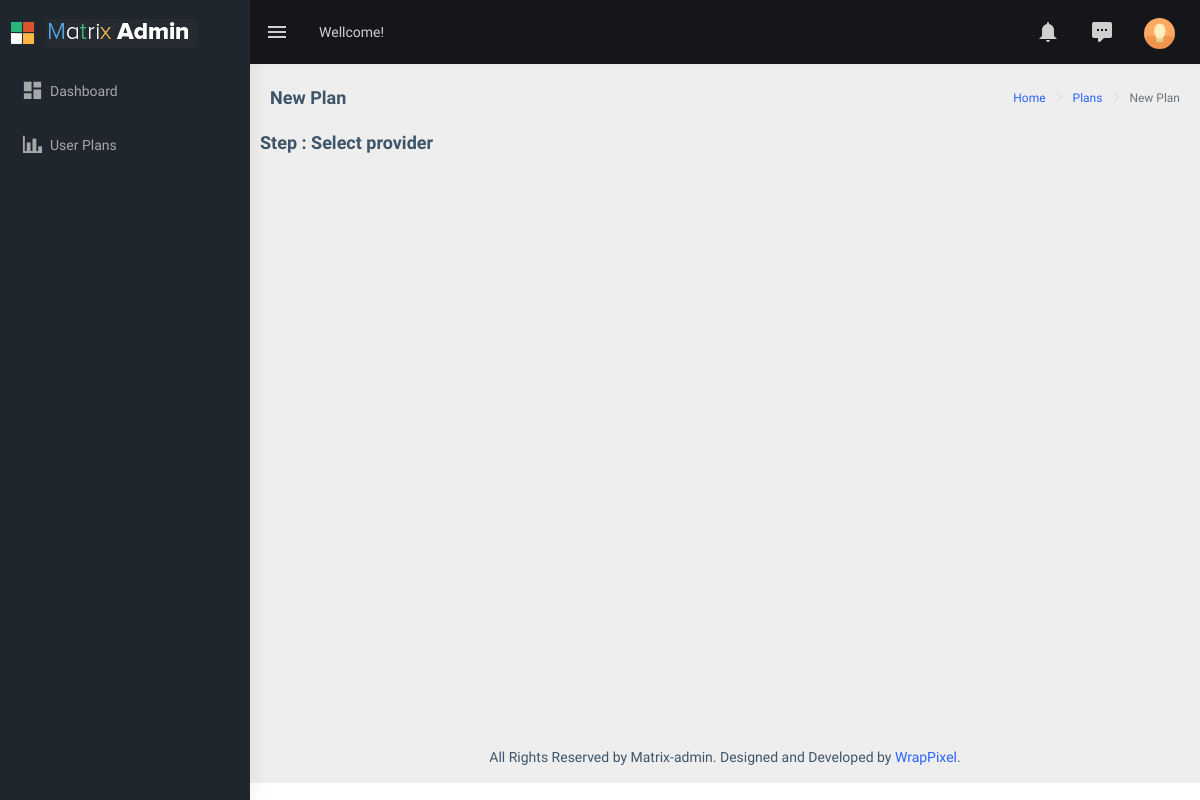
The page /plans/new_plan/ on the database as committed earlier.
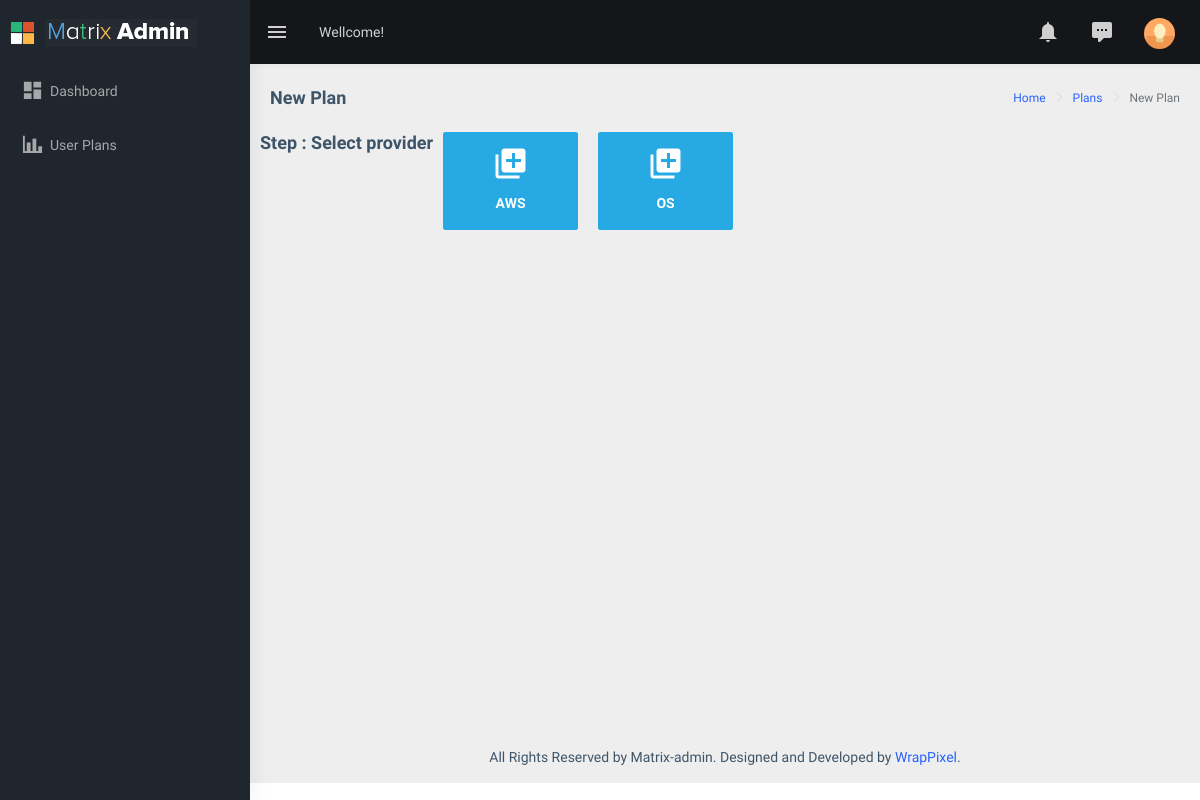
The same page on the database as committed later.
### openform/models.py (models this page shows)
class provider(models.Model):
    provider_id = models.CharField(max_length=50, unique=True, primary_key=True)
    name = models.CharField(max_length=50)
    description = models.CharField(max_length=200, blank=True)

### openform/views.py (the view)
# urls.py: path('plans/new_plan/', views.new_plan_providers, name='new_plan_providers'),
def new_plan_providers(request):
	context = {
		'activenewplan':'current',
		}
	user=request.user.username
	print(user)
	context['provider'] = provider.objects.all()
	return render(request, 'new_plan_providers.html', context)

### templates/new_plan_providers.html (shortened to what this page needs)
{% extends 'base.html' %}
{% block content %}
 <div class="page-breadcrumb">
    <div class="row">
        <div class="col-12 d-flex no-block align-items-center">
            <h4 class="page-title">New Plan</h4>
            <div class="ml-auto text-right">
                <nav aria-label="breadcrumb">
                    <ol class="breadcrumb">
                        <li class="breadcrumb-item"><a href="{% url 'dashboard' %}">Home</a></li>
                        <li class="breadcrumb-item" aria-current="page"><a href="{% url 'plans' %}">Plans</a></li>
                        <li class="breadcrumb-item active" aria-current="page">New Plan</li>
                    </ol>
                </nav>
            </div>
        </div>
    </div>
</div>
<div class="container-fluid">
    <div class="row">
      <h4 class="card-title">Step {{step}}: Select provider</h4>
      {% for prov in provider %}
      <div class="col-md-6 col-lg-2 col-xlg-3">
          <a href="{% url 'new_plan_credentials' %}?provider_id={{prov.provider_id}}">
            <div class="card card-hover">
              <div class="box bg-cyan text-center">
                  <h1 class="font-light text-white"><i class="mdi mdi-library-plus"></i></h1>
                  <h6 class="text-white">{{prov.name}}</h6>
              </div>
            </div>
          </a>
      </div>
      {% endfor %}
    </div>
</div>
{% endblock %}

Rows that differ between the two databases and show on the page:
added provider: name "AWS"
added provider: name "OS"
